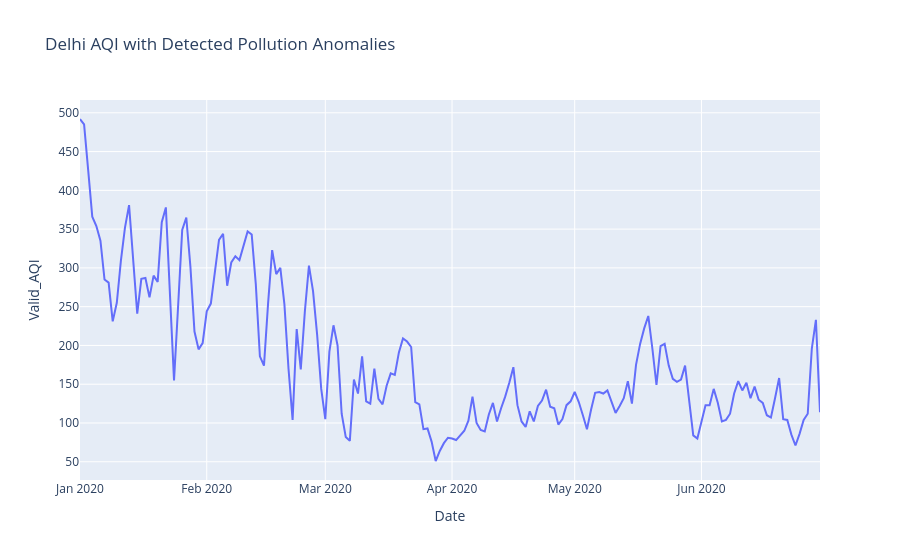

Notebook code cell kept with this figure:
### Code cell
delhi = anomalies[
    anomalies["City"] == "Delhi"
].copy()

fig = px.line(
    delhi,
    x="Date",
    y="Valid_AQI",
    title="Delhi AQI with Detected Pollution Anomalies"
)

anomaly_points = delhi[
    delhi["Is_Anomaly"]
]

fig.add_scatter(
    x=anomaly_points["Date"],
    y=anomaly_points["Valid_AQI"],
    mode="markers",
    name="Anomaly"
)

fig.show()

### Figure 1 — Plotly figure (JSON) as saved in the notebook; plotly's stock layout.template omitted (floating-point values rounded to 4 significant figures; data arrays with more than 128 entries replaced by an {"elided": "..."} marker saying what was removed)
{"data": [{"hovertemplate": "Date=%{x}<br>Valid_AQI=%{y}<extra></extra>", "legendgroup": "", "line": {"color": "#636efa", "dash": "solid"}, "marker": {"symbol": "circle"}, "mode": "lines", "name": "", "orientation": "v", "showlegend": false, "type": "scatter", "x": {"elided": "182 str values"}, "xaxis": "x", "y": {"elided": "182 float values"}, "yaxis": "y"}, {"mode": "markers", "name": "Anomaly", "type": "scatter", "x": [], "y": []}], "layout": {"legend": {"tracegroupgap": 0}, "title": {"text": "Delhi AQI with Detected Pollution Anomalies"}, "xaxis": {"anchor": "y", "domain": [0, 1], "title": {"text": "Date"}}, "yaxis": {"anchor": "x", "domain": [0, 1], "title": {"text": "Valid_AQI"}}}}
